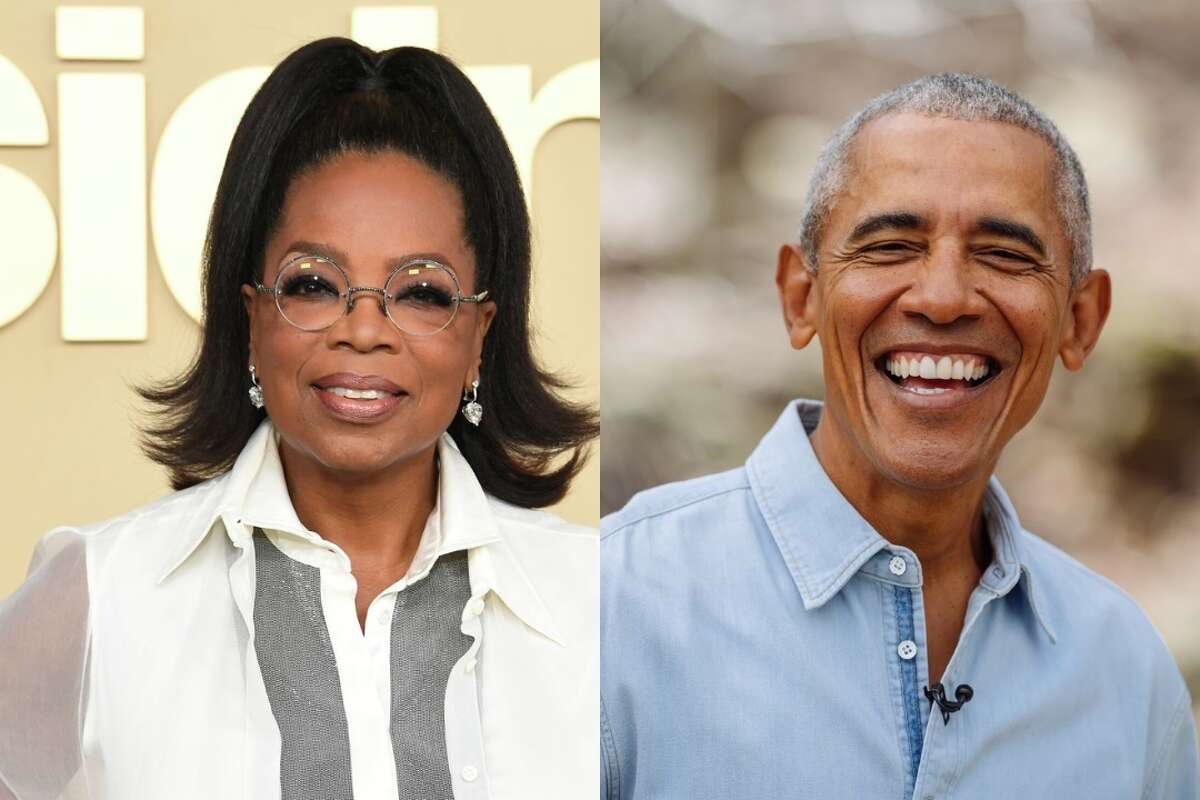
#> input picture Image Classification/Code/Data/Raw Picture/Barack_Obama/1200x0.jpg, 1200 x 800 px; its folder holds only this picture in this run
$ jupyter execute --allow-errors Celebrity_Image_Classification.ipynb   (shell and % lines are left out)
#> lines starting #> are read from the running program, lines starting #| are printed output that depends on the picture
### Import library

[cell 1]
import cv2
import numpy as np
import matplotlib.pyplot as plt
import matplotlib

face_cascade = cv2.CascadeClassifier('./opencv/haarcascades/haarcascade_frontalface_default.xml')
eye_cascade = cv2.CascadeClassifier('./opencv/haarcascades/haarcascade_eye.xml')

[cell 2]
def get_cropped_image_if_2_eyes(image_path):
    img = cv2.imread(image_path)
    gray = cv2.cvtColor(img, cv2.COLOR_BGR2GRAY)
    faces = face_cascade.detectMultiScale(gray, 1.3, 5)
    for (x,y,w,h) in faces:
        roi_gray = gray[y:y+h, x:x+w]
        roi_color = img[y:y+h, x:x+w]
        eyes = eye_cascade.detectMultiScale(roi_gray)
        if len(eyes) >= 2:
            return roi_color

[cell 3]
path_to_data = './data/raw picture/'
path_to_cr_data = './data/cropped/'

[cell 4]
import os
img_dirs=[]
for entry in os.scandir(path_to_data):
    if entry.is_dir():
        img_dirs.append(entry.path)
#> pass 2 of the loop `for entry in os.scandir(path_to_data):`:
img_dirs

[cell 5]
#remove path of directory if it exits, make new directory data
import shutil
if os.path.exists(path_to_cr_data):
     shutil.rmtree(path_to_cr_data)
os.mkdir(path_to_cr_data)

[cell 6]
cropped_image_dirs = []
celebrity_file_names_dict = {}

for img_dir in img_dirs:
    count = 1
    celebrity_name = img_dir.split('/')[-1]
    print(celebrity_name)

    celebrity_file_names_dict[celebrity_name] = []

    for entry in os.scandir(img_dir):
        roi_color = get_cropped_image_if_2_eyes(entry.path)
#> in get_cropped_image_if_2_eyes, img is the input picture: shape (800, 1200, 3); mean B, G, R 149.4, 160.9, 173.1
#> in get_cropped_image_if_2_eyes, `gray = cv2.cvtColor(img, cv2.COLOR_BGR2GRAY)`:
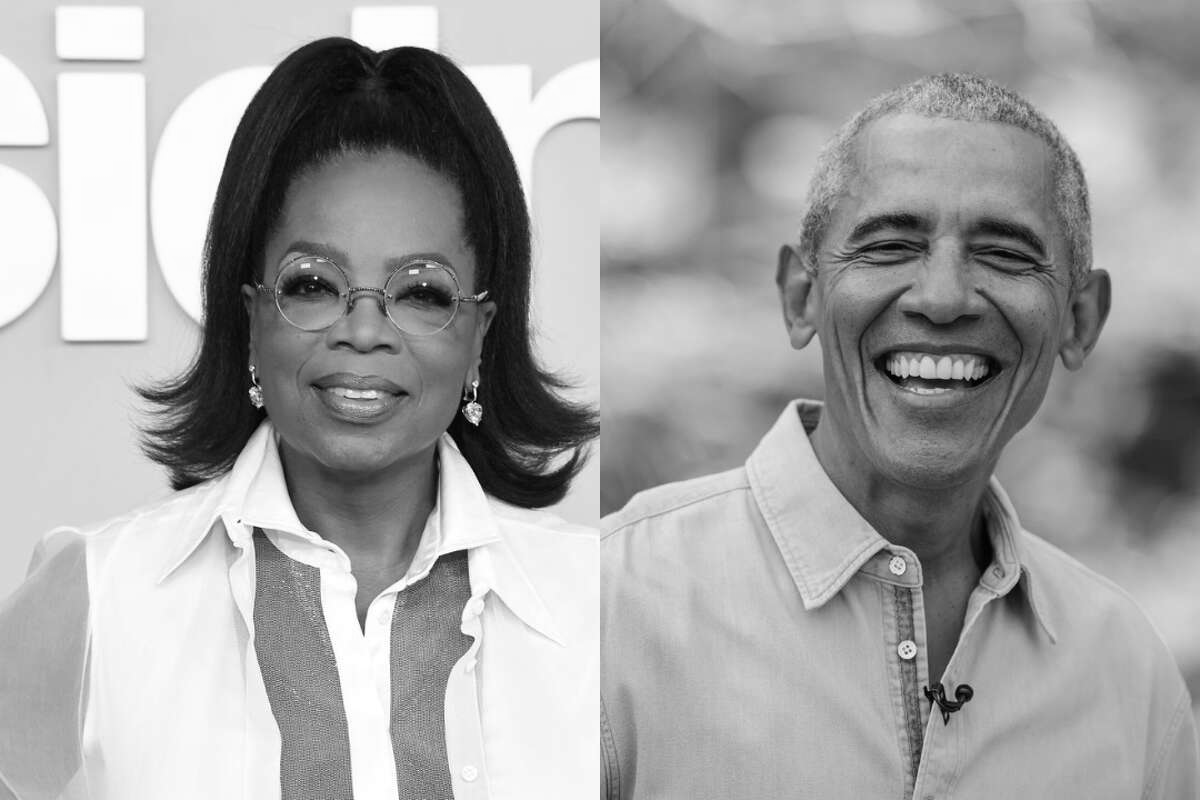
#> gray: shape (800, 1200); min 0, max 255, mean 163.3
#> in get_cropped_image_if_2_eyes, `faces = face_cascade.detectMultiScale(gray, 1.3, 5)`: faces = [[223, 176, 290, 290], [788, 119, 314, 314]]
#> the loop in get_cropped_image_if_2_eyes, `for (x,y,w,h) in faces:` made 2 passes
#> (x, y, w, h, eyes) on passes 1 to 2: (223, 176, 290, 290, [[49, 78, 67, 67]]), (788, 119, 314, 314, [[254, 218, 49, 49]])
#> pass 1, in get_cropped_image_if_2_eyes, `roi_gray = gray[y:y+h, x:x+w]`:
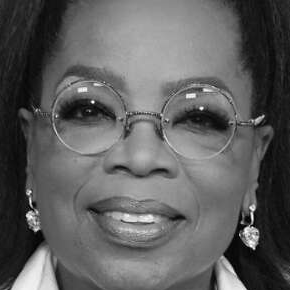
#> roi_gray: shape (290, 290); min 0, max 254, mean 95.1
#> pass 1, in get_cropped_image_if_2_eyes, `roi_color = img[y:y+h, x:x+w]`:
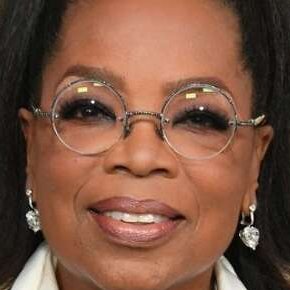
#> roi_color: shape (290, 290, 3); mean B, G, R 66.4, 85.4, 125.2
#> pass 2, in get_cropped_image_if_2_eyes, `roi_gray = gray[y:y+h, x:x+w]`:
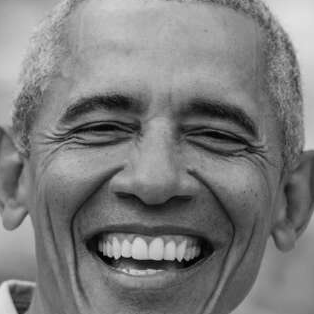
#> roi_gray: shape (314, 314); min 0, max 226, mean 124.1
#> pass 2, in get_cropped_image_if_2_eyes, `roi_color = img[y:y+h, x:x+w]`:
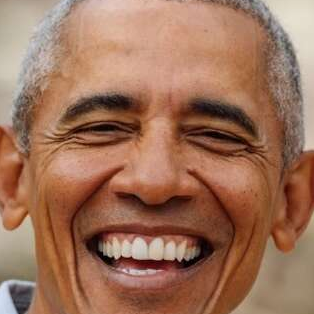
#> roi_color: shape (314, 314, 3); mean B, G, R 89.9, 113.4, 158
        if roi_color is not None:
            cropped_folder = path_to_cr_data + celebrity_name
            if not os.path.exists(cropped_folder):
                os.makedirs(cropped_folder)
                cropped_image_dirs.append(cropped_folder)
                print("Generating cropped images in folder: ",cropped_folder)

            cropped_file_name = celebrity_name + str(count) + ".png"
            cropped_file_path = cropped_folder + "/" + cropped_file_name

            cv2.imwrite(cropped_file_path, roi_color)
            celebrity_file_names_dict[celebrity_name].append(cropped_file_path)
            count += 1
#> pass 2 of the loop `for img_dir in img_dirs:`:
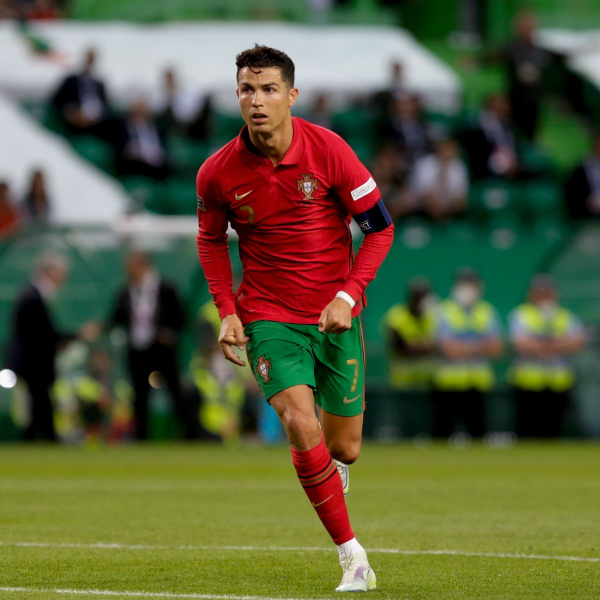
#> input picture Image Classification/Code/Data/Raw Picture/C_Ronaldo/0_Chelsea-target-Cristiano-Ronaldo-in-recent-Nations-League-action-for-Portugal.jpg, 1200 x 1200 px (shown at 1/2 size)
#> in get_cropped_image_if_2_eyes, img is the input picture: shape (1200, 1200, 3); mean B, G, R 61.8, 93.7, 91.3
#> gray: shape (1200, 1200)
#> faces = [[450, 127, 136, 136]]
#> the loop in get_cropped_image_if_2_eyes, `for (x,y,w,h) in faces:` made 1 pass
#> (x, y, w, h, eyes) on pass 1: (450, 127, 136, 136, [[29, 38, 29, 29], [75, 38, 28, 28]])
#> pass 1, in get_cropped_image_if_2_eyes (call 2), `roi_color = img[y:y+h, x:x+w]`:
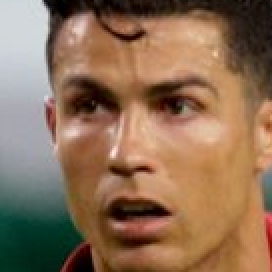
#> roi_color: shape (136, 136, 3) (shown 2 times larger); mean B, G, R 86.4, 111.3, 141.7

[cell 7]
celebrity_file_names_dict

## Wavelet transform

[cell 8]
import numpy as np
import pywt
import cv2

def w2d(img, mode = 'haar',level = 1):
    imArray = img

    imArray = cv2.cvtColor(imArray,cv2.COLOR_RGB2GRAY)
    imArray = np.float32(imArray)
    imArray /=255

    coeffs = pywt.wavedec2(imArray,mode,level = level)

    coeffs_H = list(coeffs)
    coeffs_H[0] *=0

    imArray_H= pywt.waverec2(coeffs_H,mode);
    imArray_H *=255
    imArray_H = np.uint8(imArray_H)

    return imArray_H

[cell 9]
cropped_img = cv2.imread('./data/cropped/Elizabeth_Olsen/Elizabeth_Olsen18.png')
#> (the rest of this cell did not finish here and is left out)

[cell 10]
class_dict = {}
count =0
for celebrity_name in celebrity_file_names_dict.keys():
    class_dict[celebrity_name] = count
    count+=1
class_dict

[cell 11]
for a in celebrity_file_names_dict.values():
    for x in a:
        print (x)

[cell 12]
X,y = [],[]
for celebrity_name,training_files in celebrity_file_names_dict.items():
    for training_image in training_files:
        img = cv2.imread(training_image)
        if img is None:
            continue
        scalled_raw_img = cv2.resize(img,(32,32))
        img_har = w2d(img,'db1',5)
        scalled_img_har = cv2.resize(img_har,(32,32))
        combined_img = np.vstack((scalled_raw_img.reshape(32*32*3,1),scalled_img_har.reshape(32*32,1)))
        X.append(combined_img)
        y.append(class_dict[celebrity_name])
#> pass 2 of the loop `for celebrity_name,training_files in celebrity_file_names_dict.items():`:
#> `scalled_img_har = cv2.resize(img_har,(32,32))`:
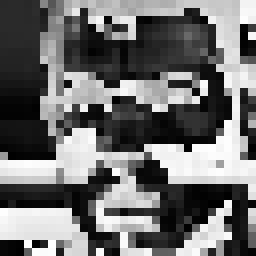
#> scalled_img_har: shape (32, 32) (shown 8 times larger); min 0, max 255, mean 110.2
#> combined_img = 4096 values, max 255 at index 4035, min 0 at index 24, mean 112.5

[cell 13]
X= np.array(X).reshape(len(X),4096).astype(float)
X.shape
#> Out = (1, 4096)
